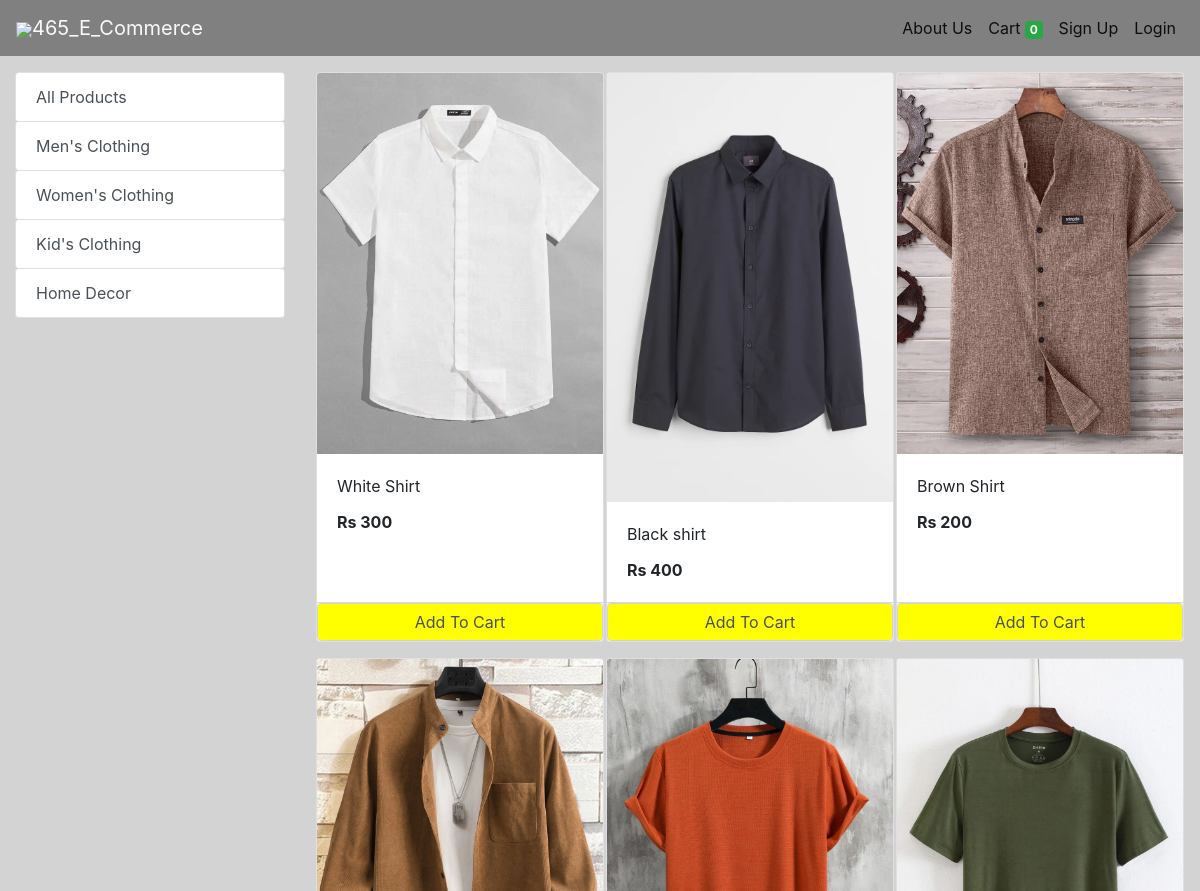
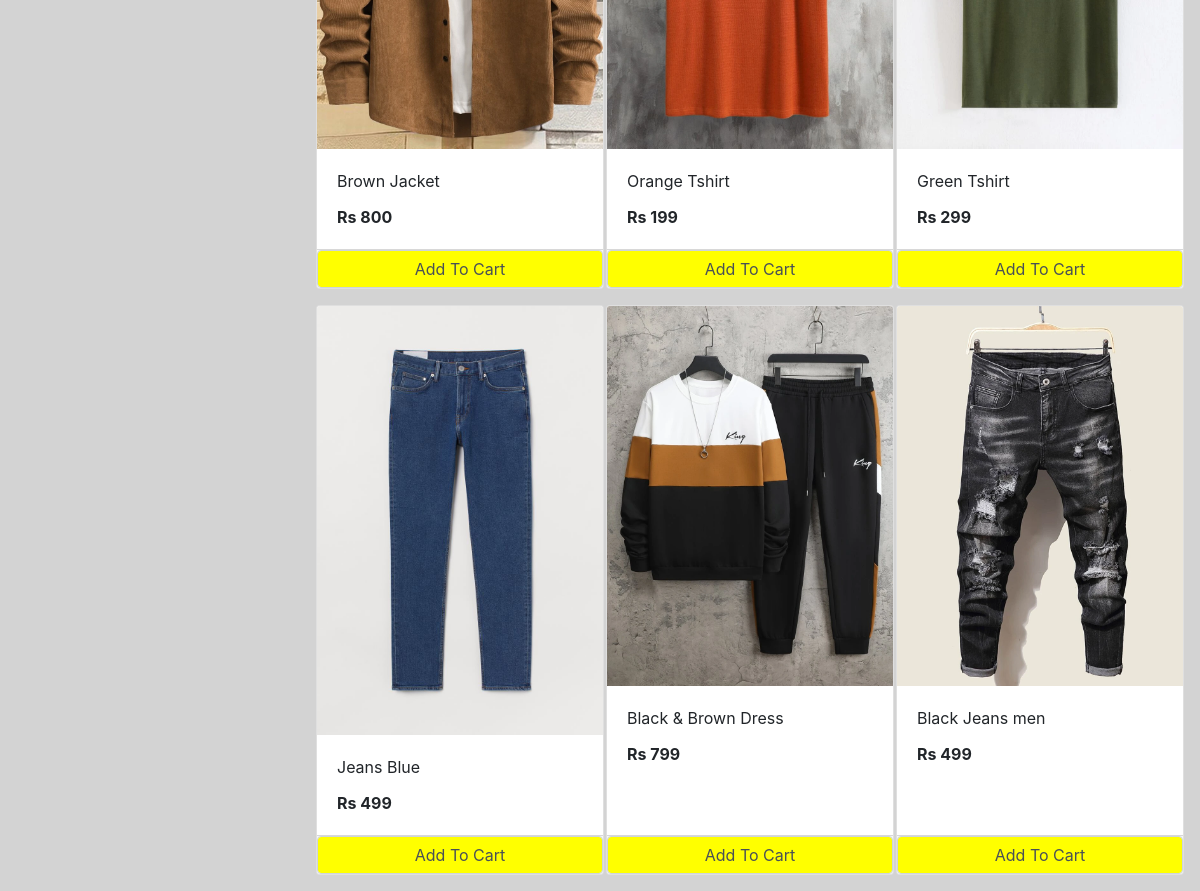
/store?category=1, run on the app's committed database (2 pictures, top to bottom).
### store/models.py (models this page shows, shortened)
class Category(models.Model):
    name= models.CharField(max_length=50)
    @staticmethod
    def get_all_categories():
        return Category.objects.all()

class Products(models.Model):
    name = models.CharField(max_length=60)
    price= models.IntegerField(default=0)
    category= models.ForeignKey(Category,on_delete=models.CASCADE,default=1 )
    description= models.CharField(max_length=250, default='', blank=True, null= True)
    image= models.ImageField(upload_to='uploads/products/')
    @staticmethod
    def get_all_products_by_categoryid(category_id):
        if category_id:
            return Products.objects.filter (category=category_id)
        else:
            return Products.get_all_products()

### store/views.py (the view)
# urls.py: path('' , include('store.urls')),
def store(request):
    cart = request.session.get('cart')
    if not cart:
        request.session['cart'] = {}
    products = None
    categories = Category.get_all_categories()
    categoryID = request.GET.get('category')
    if categoryID:
        products = Products.get_all_products_by_categoryid(categoryID)
    else:
        products = Products.get_all_products()
    data = {}
    data['products'] = products
    data['categories'] = categories
    return render(request, 'index.html', data)

### store/templatetags/cart.py (called while the page is built)
@register.filter (name='is_in_cart')
def is_in_cart(product, cart):
    keys = cart.keys ()
    for id in keys:
        if int (id) == product.id:
            return True
    return False

### store/templatetags/custom_filter.py (called while the page is built)
@register.filter(name='currency')
def currency(number):
    return "Rs "+str(number)

### templates/index.html (shortened to what this page needs)
{% extends 'navbar.html' %}
{% block content %}
{% load cart %}
{% load custom_filter %}
<div class="container-fluid mt-3">
	<div class="row">
		<div class="col-lg-3 mx-auto">
			<div class="list-group">
				<a href="/" class="list-group-item list-group-item-action btn btn-warning">All Products</a>
				{% for category in categories %}
				<a href="/?category={{category.id}}"
					class="list-group-item list-group-item-action btn btn-warning ">{{category.name}}</a>
				{% endfor %}
			</div>
		</div>
		<div id='products' class="col-lg-9 mx-auto">
			<div class="row mx-auto">
				{% for product in products %}
				<div class="card mx-auto mb-3" id={{product.id}} style="width: 18rem;">
					<img class="card-img-top" src="{{product.image.url}}" alt="Card image cap">
					<div class="card-body">
						<p class="card-title">{{product.name}}</p>
						<p class="card-text"><b>{{product.price|currency}}</b></p>
					</div>
					<div class="card-footer p-0 no-gutters">
						{% if product|is_in_cart:request.session.cart %}
						<div class="row no-gutters">
							<form action="/#{{product.id}}" class="col-2 " method="post">
								{% csrf_token %}
								<input hidden type="text" name='product' value='{{product.id}}'>
								<input hidden type="text" name='remove' value='True'>
								<input type="submit" value=" - " style=" background-color:red" class=" border-right">
							</form>
							<div class="text-center col btn btn-default-color ">{{product|cart_quantity:request.session.cart}} in-Cart</div>
							<form action="/#{{product.id}}" class="col-2 " method="post">
								{% csrf_token %}
								<input hidden type="text" name='product' value='{{product.id}}'>
								<input type="submit" value=" + "  style=" background-color:green" class="btn  border-left">
							</form>
						</div>
						{% else %}
						<form action="/#{{product.id}}" method="POST" class="btn-block">
							<input type="submit"  style=" background-color:yellow" class="float-right secondary-color-dark z-depth-2 form-control"
								value="Add To Cart">
						</form>
						{% endif %}
					</div>
				</div>
				{% endfor %}
			</div>
		</div>
	</div>
</div>
{% endblock %}

### data on the page
Category: name "Men's Clothing"
Category: name "Women's Clothing"
Category: name "Kid's Clothing"
Category: name "Home Decor"
Products: {{ product.id }} 1 (drawn), image (picture), name "White Shirt", price "Rs 300"
Products: image (picture), name "Black shirt", price "Rs 400"
Products: image (picture), name "Brown Shirt", price "Rs 200"
Products: image (picture), name "Brown Jacket", price "Rs 800"
Products: image (picture), name "Orange Tshirt", price "Rs 199"
Products: image (picture), name "Green Tshirt", price "Rs 299"
Products: image (picture), name "Jeans Blue", price "Rs 499"
Products: image (picture), name "Black & Brown Dress", price "Rs 799"
Products: image (picture), name "Black Jeans men", price "Rs 499"

### other printed values
{{ request.session.cart.keys|length }} "0"
